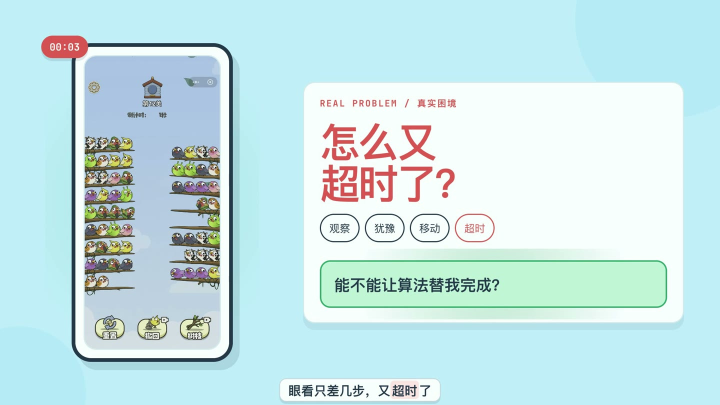
#> input picture blog-assets/bird-sort-search/01-timeout.jpg, 1440 x 810 px (shown at 1/2 size)
$ python -i vision.py   (imports and definitions only)
#> lines starting #> are read from the running program, lines starting #| are printed output that depends on the picture; after the words box and inside, x2 and y2 are one past the last pixel; in counts of white or black regions, pixels touching at a corner belong together
from __future__ import annotations

import json
import os
from dataclasses import dataclass
from html import escape
from pathlib import Path
from typing import Literal

import numpy as np
from PIL import Image, ImageDraw

# Prevent scikit-learn from probing CPU topology in restricted environments.
# [1 line not run here, left out]
from scipy import ndimage  # noqa: E402
from scipy.optimize import linear_sum_assignment  # noqa: E402
from sklearn.cluster import KMeans  # noqa: E402
from sklearn.metrics import silhouette_score  # noqa: E402

from .model import BoardState

Side = Literal["left", "right"]


class RecognitionError(RuntimeError):
    pass


@dataclass(frozen=True, slots=True)
class DetectedBranch:
    side: Side
    branch_y: int
    bird_y: int
    slots: tuple[tuple[int, int], ...]  # base toward movable end
    birds: tuple[int, ...]

    # [6 lines left out: function click_point, not called in this run]


@dataclass(frozen=True, slots=True)
class RecognitionResult:
    state: BoardState
    branches: tuple[DetectedBranch, ...]
    type_count: int
    cluster_sizes: tuple[int, ...]
    silhouette: float | None
    image_size: tuple[int, int]


@dataclass(frozen=True, slots=True)
class _ClusterCandidate:
    type_count: int
    labels: np.ndarray
    raw_sizes: tuple[int, ...]
    capacity_targets: tuple[int, ...]
    sizes: tuple[int, ...]
    silhouette: float | None
    invalid: int
    quality: float
    constrained_iterations: int

    @property
    def valid(self) -> bool:
        return self.invalid == 0


@dataclass(frozen=True, slots=True)
class _PresenceEvidence:
    score: float
    foreground_fraction: float
    bird_fraction: float
    largest_component_fraction: float
    largest_component_height: float
    largest_component_fill: float


@dataclass(frozen=True, slots=True)
class _OccupancySelection:
    occupancies: tuple[int, ...]
    slot_clusters: tuple[tuple[int, ...], ...]
    method: str
    empty_cluster: int | None
    centers: tuple[tuple[float, ...], ...]
    mean_scores: tuple[float, ...]
    sizes: tuple[int, ...]


class BoardRecognizer:
    """Detect branches and cluster visually identical birds without training."""

    def __init__(
        self,
        *,
        capacity: int = 4,
        type_count: int | None = None,
        max_types: int = 10,
        presence_threshold: float = 0.20,
    ) -> None:
        self.capacity = capacity
        self.type_count = type_count
        self.max_types = max_types
        self.presence_threshold = presence_threshold

    # [44 lines left out: functions has_game_board, _board_background_luminance, not called in this run]

    def read(
        self,
        source: str | Path | Image.Image,
        *,
        debug_dir: str | Path | None = None,
    ) -> RecognitionResult:
        image = (
            source.convert("RGB")
            if isinstance(source, Image.Image)
            else Image.open(source).convert("RGB")
        )
#> image is the input picture: PIL image 1440x810 RGB; mean R, G, B 198.5, 228.3, 230.7
        debug_path = Path(debug_dir) if debug_dir is not None else None
        if debug_path is not None:
            debug_path.mkdir(parents=True, exist_ok=True)

        rgb = np.asarray(image)
        height, width = rgb.shape[:2]
        background_color = self._background_color(rgb)
#> in _background_color, `sample = rgb[ round(0.24 * height) : round(0.84 * height), round(0.43 ..`:
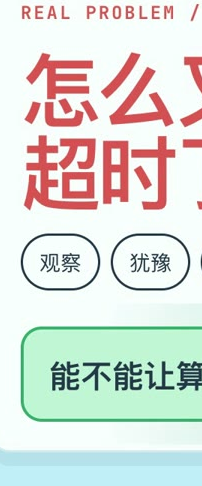
#> sample: shape (486, 202, 3); mean R, G, B 219.8, 223.7, 217.8
#> background_color = [0.961, 0.988, 0.976]
        rows = self._detect_branch_rows(rgb)
        layout_scale = self._layout_scale(rows, height)
        branch_bounds = {
            (side, branch_y): self._branch_x_bounds(rgb, side, branch_y)
            for side in ("left", "right")
            for branch_y in rows[side]
        }
        average_branch_length = self._average_branch_length(
            tuple(branch_bounds.values()),
            width,
            scale=layout_scale,
        )
        records: list[dict[str, object]] = []

        for side in ("left", "right"):
            for branch_y in rows[side]:
                bird_y = round(branch_y - 0.0195 * height * layout_scale)
                bounds = branch_bounds[(side, branch_y)]
                slots = self._slot_centers(
                    side,
                    bird_y,
                    width,
                    branch_bounds=bounds,
                    branch_length=average_branch_length,
                )
                presence_evidence = tuple(
                    self._presence_evidence(rgb, x, y, scale=layout_scale)
                    for x, y in slots
                )
                records.append(
                    {
                        "side": side,
                        "branch_y": branch_y,
                        "bird_y": bird_y,
                        "branch_bounds": bounds,
                        "branch_length": average_branch_length,
                        "slots": slots,
                        "layout_scale": layout_scale,
                        "presence_evidence": presence_evidence,
                    }
                )

        occupancy_selection = self._select_occupancies(
            tuple(
                record["presence_evidence"]  # type: ignore[misc]
                for record in records
            )
        )
        occupancies = occupancy_selection.occupancies
        for record, slot_clusters in zip(
            records, occupancy_selection.slot_clusters
        ):
            record["presence_clusters"] = slot_clusters
        features: list[np.ndarray] = []
        bird_crops: list[Image.Image] = []
        for record, occupied in zip(records, occupancies):
            evidence = record["presence_evidence"]
            raw_occupied = self._threshold_occupancy(
                tuple(item.score for item in evidence)  # type: ignore[union-attr]
            )
            feature_indexes: list[int] = []
            slots = record["slots"]
            side = record["side"]
            for slot_index, (x, y) in enumerate(slots[:occupied]):  # type: ignore[index]
                feature_indexes.append(len(features))
                crop = self._bird_crop(
                    image,
                    x,
                    y,
                    side,  # type: ignore[arg-type]
                    width,
                    height,
                    background_color,
                    has_outer_neighbor=slot_index < occupied - 1,
                    scale=layout_scale,
                )
                bird_crops.append(crop)
                features.append(
                    self._bird_feature_from_crop(crop, background_color)
                )
            record["raw_occupied"] = raw_occupied
            record["occupied"] = occupied
            record["features"] = feature_indexes

        if debug_path is not None:
            self._write_detection_debug(
                image,
                rows,
                records,
                bird_crops,
                background_color,
                debug_path,
            )

        if not records:
            if debug_path is not None:
                self._write_debug_report(
                    image,
                    rows,
                    records,
                    bird_crops,
                    occupancy_selection,
                    (),
                    None,
                    debug_path,
                )
            raise RecognitionError(
                self._with_debug_hint(
                    "No branches were detected in the screenshot", debug_path
                )
            )

        if not features:
            branches = tuple(
                DetectedBranch(
                    side=record["side"],  # type: ignore[arg-type]
                    branch_y=record["branch_y"],  # type: ignore[arg-type]
                    bird_y=record["bird_y"],  # type: ignore[arg-type]
                    slots=record["slots"],  # type: ignore[arg-type]
                    birds=(),
                )
                for record in records
            )
            result = RecognitionResult(
                BoardState(tuple(() for _ in branches), self.capacity),
                branches,
                0,
                (),
                None,
                image.size,
            )
            if debug_path is not None:
                self._write_debug_report(
                    image,
                    rows,
                    records,
                    bird_crops,
                    occupancy_selection,
                    (),
                    None,
                    debug_path,
                )
            return result

        if len(features) % self.capacity:
            if debug_path is not None:
                self._write_debug_report(
                    image,
                    rows,
                    records,
                    bird_crops,
                    occupancy_selection,
                    (),
                    None,
                    debug_path,
                )
            raise RecognitionError(
                self._with_debug_hint(
                    f"Detected {len(features)} birds, not a multiple of "
                    f"{self.capacity}",
                    debug_path,
                )
            )

        matrix = np.vstack(features)
        candidates = self._cluster_candidates(matrix)
        selected = self._select_cluster(candidates)
        if debug_path is not None:
            self._write_debug_report(
                image,
                rows,
                records,
                bird_crops,
                occupancy_selection,
                candidates,
                selected,
                debug_path,
            )

        if selected is None:
            raise RecognitionError(
                self._with_debug_hint(
                    "Could not split the detected birds into groups whose sizes are "
                    f"multiples of {self.capacity}; pass --types if automatic "
                    "clustering is ambiguous",
                    debug_path,
                )
            )
        if not selected.valid:
            raise RecognitionError(
                self._with_debug_hint(
                    f"Cluster sizes {selected.sizes} are inconsistent with capacity "
                    f"{self.capacity}",
                    debug_path,
                )
            )

        branches_list: list[DetectedBranch] = []
        for record in records:
            indexes = record["features"]
            birds = tuple(
                int(selected.labels[index]) for index in indexes
            )  # type: ignore[union-attr]
            branches_list.append(
                DetectedBranch(
                    side=record["side"],  # type: ignore[arg-type]
                    branch_y=record["branch_y"],  # type: ignore[arg-type]
                    bird_y=record["bird_y"],  # type: ignore[arg-type]
                    slots=record["slots"],  # type: ignore[arg-type]
                    birds=birds,
                )
            )

        state = BoardState(tuple(branch.birds for branch in branches_list), self.capacity)
        return RecognitionResult(
            state,
            tuple(branches_list),
            selected.type_count,
            selected.sizes,
            selected.silhouette,
            image.size,
        )

    @staticmethod
    def _wood_mask(rgb: np.ndarray) -> np.ndarray:
        red = rgb[:, :, 0].astype(np.int16)
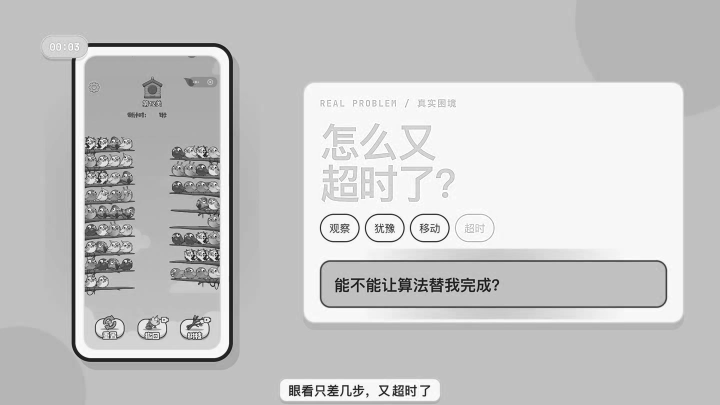
#> red: shape (810, 1440) int16 (shown at 1/2 size); min 0, max 255, mean 198.5
        green = rgb[:, :, 1].astype(np.int16)
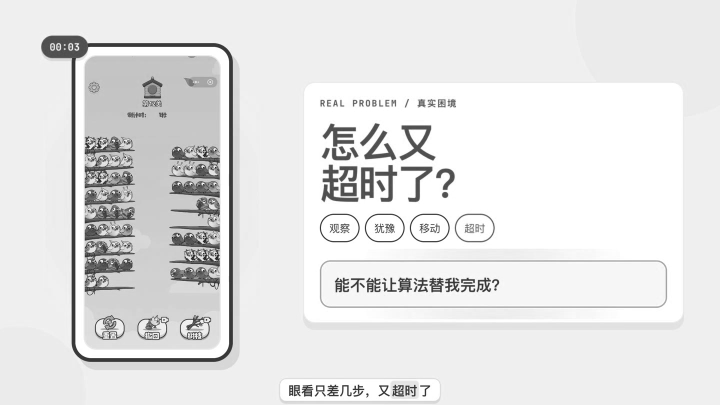
#> green: shape (810, 1440) int16 (shown at 1/2 size); min 0, max 255, mean 228.3
        blue = rgb[:, :, 2].astype(np.int16)
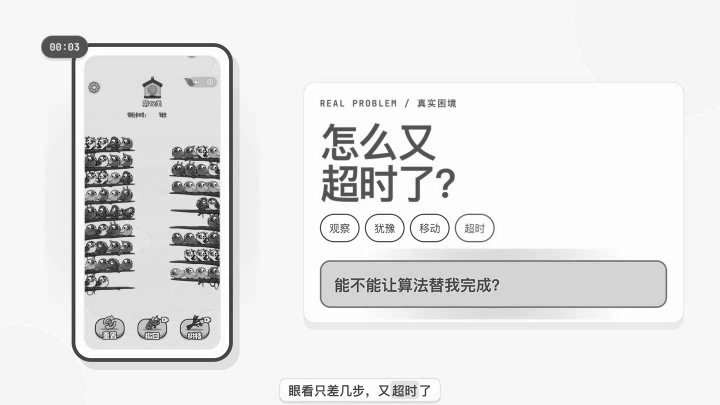
#> blue: shape (810, 1440) int16 (shown at 1/2 size); min 0, max 255, mean 230.7
        return (
            (red > 55)
            & (red < 205)
            & (green > 22)
            & (green < 135)
            & (blue < 95)
            & ((red - green) > 22)
        )
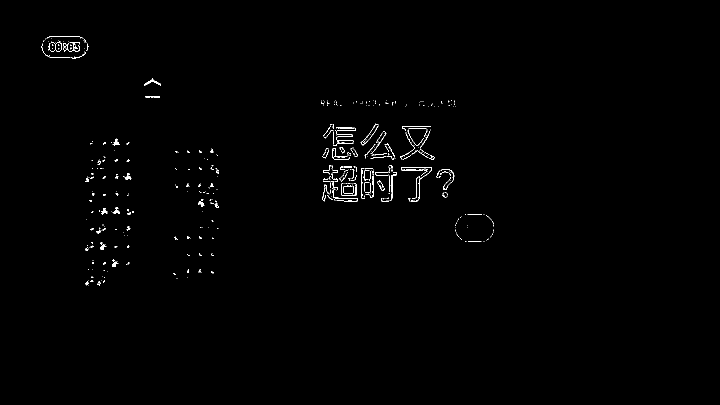
#> returned value: shape (810, 1440) bool (shown at 1/2 size); 0.57% white in thin lines or dots, all inside (x1, y1, x2, y2) = (83, 72, 988, 572)

    def _detect_branch_rows(self, rgb: np.ndarray) -> dict[Side, list[int]]:
        height, width = rgb.shape[:2]
        wood = self._wood_mask(rgb)

        result: dict[Side, list[int]] = {"left": [], "right": []}
        ranges = {
            "left": (0, round(0.38 * width)),
            "right": (round(0.65 * width), width),
        }
        kernel_size = max(3, round(height / 300))
        kernel = np.ones(kernel_size, dtype=float) / kernel_size
        min_y = round(0.24 * height)
        max_y = round(0.84 * height)
        threshold = 0.11 * width

        for side, (start_x, end_x) in ranges.items():
            score = wood[:, start_x:end_x].sum(axis=1)
            smooth = np.convolve(score, kernel, mode="same")
            candidates = np.where(
                (smooth > threshold)
                & (np.arange(height) >= min_y)
                & (np.arange(height) <= max_y)
            )[0]

            groups: list[list[int]] = []
            for y in candidates:
                if not groups or y > groups[-1][-1] + 1:
                    groups.append([int(y)])
                else:
                    groups[-1].append(int(y))

            rows = [max(group, key=lambda y: smooth[y]) for group in groups]
            min_spacing = round(0.03 * height)
            filtered: list[int] = []
            for row in rows:
                if not filtered or row - filtered[-1] >= min_spacing:
                    filtered.append(row)
                elif smooth[row] > smooth[filtered[-1]]:
                    filtered[-1] = row
            result[side] = filtered
#> after the loop, result = {'left': [], 'right': []}

        return result

    # [82 lines left out: functions _branch_x_bounds, _slot_centers, not called in this run]

    @staticmethod
    def _average_branch_length(
        bounds: tuple[tuple[int, int], ...],
        width: int,
        *,
        scale: float = 1.0,
    ) -> float:
        lengths = tuple(
            end_x - start_x
            for start_x, end_x in bounds
            if end_x > start_x
        )
        if lengths:
            return float(np.mean(lengths))
        return 0.3292 * width * scale

    @staticmethod
    def _layout_scale(rows: dict[Side, list[int]], height: int) -> float:
        """Infer the game's discrete sprite zoom from same-side branch spacing."""
#> called with height = 810

        spacings = [
            following - previous
            for side_rows in rows.values()
            for previous, following in zip(side_rows, side_rows[1:])
        ]
#> spacings = []
#> in read, `layout_scale = self._layout_scale(rows, height)`: layout_scale = 1
#> in read, `branch_bounds = { (side, branch_y): self._branch_x_bounds(rgb, side, b..`: branch_bounds = 0 items
#> in read, `average_branch_length = self._average_branch_length( tuple(branch_boun..`: average_branch_length = 474
#> after the loop in read, `for side in ("left", "right"):`: records = []
        if not spacings:
            return 1.0
        median_spacing = float(np.median(spacings))
        nominal_spacing = 0.0468 * height
        return min(1.35, max(0.90, median_spacing / nominal_spacing))

    # [135 lines left out: functions _presence_evidence, _threshold_occupancy, _presence_vector, _threshold_occupancy_selection, _capacity_constrained_occupancies, not called in this run]

    def _select_occupancies(
        self,
        evidence_rows: tuple[tuple[_PresenceEvidence, ...], ...],
    ) -> _OccupancySelection:
        """Cluster slots, then choose capacity-valid occupied prefixes."""

        if not evidence_rows:
            return _OccupancySelection((), (), "no-slots", None, (), (), ())

        flat_evidence = tuple(item for row in evidence_rows for item in row)
        matrix = np.asarray(
            [self._presence_vector(item) for item in flat_evidence],
            dtype=float,
        )
        if len(matrix) < 2 or len(np.unique(matrix, axis=0)) < 2:
            return self._threshold_occupancy_selection(evidence_rows)

        model = KMeans(n_clusters=2, n_init=20, random_state=0)
        labels = model.fit_predict(matrix)
        centers = tuple(
            tuple(float(value) for value in center)
            for center in model.cluster_centers_
        )
        sizes = tuple(int((labels == cluster).sum()) for cluster in range(2))
        mean_scores = tuple(
            float(
                np.mean(
                    [
                        evidence.score
                        for evidence, label in zip(flat_evidence, labels)
                        if label == cluster
                    ]
                )
            )
            for cluster in range(2)
        )
        empty_cluster = int(np.argmin(mean_scores))
        occupied_cluster = 1 - empty_cluster
        separation = mean_scores[occupied_cluster] - mean_scores[empty_cluster]
        distinct_empty_cluster = (
            mean_scores[empty_cluster] < self.presence_threshold
            and mean_scores[occupied_cluster] >= self.presence_threshold + 0.15
            and separation >= 0.20
        )
        if not distinct_empty_cluster:
            return self._threshold_occupancy_selection(evidence_rows)

        label_rows: list[tuple[int, ...]] = []
        cost_rows: list[list[float]] = []
        cursor = 0
        for row in evidence_rows:
            row_length = len(row)
            row_matrix = matrix[cursor : cursor + row_length]
            row_labels = tuple(
                int(label) for label in labels[cursor : cursor + row_length]
            )
            label_rows.append(row_labels)
            cursor += row_length

            costs = []
            for occupied in range(row_length + 1):
                expected_clusters = (
                    (occupied_cluster,) * occupied
                    + (empty_cluster,) * (row_length - occupied)
                )
                cost = sum(
                    float(np.sum((vector - model.cluster_centers_[cluster]) ** 2))
                    for vector, cluster in zip(row_matrix, expected_clusters)
                )
                costs.append(cost)
            cost_rows.append(costs)

        occupancies = self._capacity_constrained_occupancies(cost_rows)

        return _OccupancySelection(
            occupancies,
            tuple(label_rows),
            "two-cluster-presence",
            empty_cluster,
            centers,
            mean_scores,
            sizes,
        )

    # [79 lines left out: functions _bird_crop_box, _bird_crop, not called in this run]

    @staticmethod
    def _background_color(rgb: np.ndarray) -> np.ndarray:
        height, width = rgb.shape[:2]
        sample = rgb[
            round(0.24 * height) : round(0.84 * height),
            round(0.43 * width) : round(0.57 * width),
        ]
        return np.median(sample.astype(float), axis=(0, 1)) / 255.0

    # [247 lines left out: functions _bird_feature_mask, _bird_feature_from_crop, _cluster_candidates, _capacity_target_candidates, _capacity_targets, _constrained_assignment and 1 more, not called in this run]

    @staticmethod
    def _with_debug_hint(message: str, debug_path: Path | None) -> str:
        if debug_path is None:
            return message
        return f"{message}; debug report: {debug_path / 'index.html'}"

    # [338 lines left out: functions _write_detection_debug, _write_debug_report, _write_cluster_montage, _cluster_name, _debug_html, not called in this run]

>>> result = BoardRecognizer().read('../../blog-assets/bird-sort-search/01-timeout.jpg')
#> in read, `occupancies = occupancy_selection.occupancies`: occupancies = ()
#> after the loop in read, `for record, occupied in zip(records, occupancies):`: bird_crops = []
#> (the run stopped early here; a loop or call above may not have finished)
